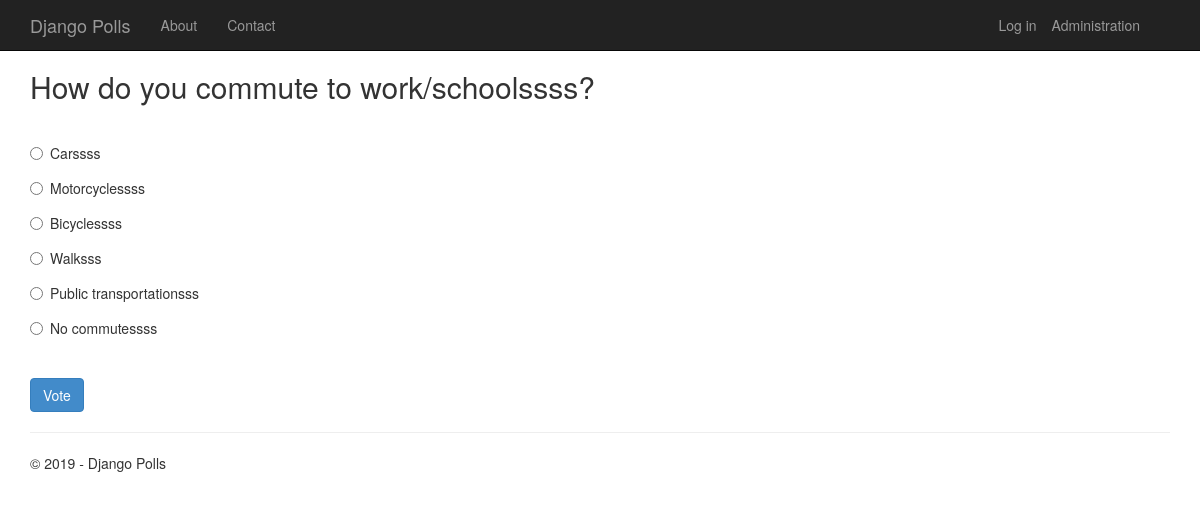
Screenshot of /3/ with the database file from the repository.
### app/models.py (models this page shows, shortened)
class Poll(models.Model):
    text = models.CharField(max_length=200)
    pub_date = models.DateTimeField('date published')

class Choice(models.Model):
    poll = models.ForeignKey(Poll, on_delete=models.CASCADE)
    text = models.CharField(max_length=200)
    votes = models.IntegerField(default=0)

### app/views.py (the view)
class PollDetailView(DetailView):
    model = Poll
    def get_context_data(self, **kwargs):
        context = super(PollDetailView, self).get_context_data(**kwargs)
        context['title'] = 'Poll'
        context['year'] = datetime.now().year
        return context

### app/templates/app/details.html (shortened to what this page needs)
{% extends "app/layout.html" %}
{% block content %}
<h2>{{poll.text}}</h2>
<br />
<form action="{% url 'app:vote' poll.id %}" method="post">
{% for choice in poll.choice_set.all %}
    <div class="radio">
        <label>
            <input type="radio" name="choice" id="choice{{ forloop.counter }}" value="{{ choice.id }}" />
            {{ choice.text }}
        </label>
    </div>
{% endfor %}
    <br />
    <button class="btn btn-primary" type="submit">Vote</button>
</form>
{% endblock %}

### app/static/app/content/site.css (style rules this page uses)
body { padding-top: 50px; padding-bottom: 20px; }
input, select, textarea { max-width: 280px; }
.radio, .checkbox { margin-bottom: 20px; }

### rows the page displays
Poll: text "How do you commute to work/schoolssss?"
Choice: text "Carssss"
Choice: text "Motorcyclessss"
Choice: text "Bicyclessss"
Choice: text "Walksss"
Choice: text "Public transportationsss"
Choice: text "No commutessss"

### other values shown
{{ year }} "2019"
